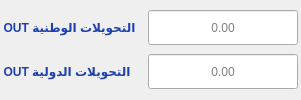
                 <widget class="QFrame" name="transoutFrame">
                  <property name="styleSheet">
                   <string notr="true">/* The Container Frame */
QFrame#transoutFrame {
    background-color: #f0f7ff;
    border: 2px solid #d1e3f8;
    border-radius: 15px; /* High radius for pill shape */
    padding: 7px;
}

/* The Value Label */
QLabel {
    color: #1e40af; /* Dark charcoal */
    font-weight: 500;
    qproperty-alignment: 'AlignCenter';
}</string>
                  </property>
                  <layout class="QVBoxLayout" name="transoutframe">
                   <property name="spacing">
                    <number>2</number>
                   </property>
                   <property name="leftMargin">
                    <number>3</number>
                   </property>
                   <property name="topMargin">
                    <number>3</number>
                   </property>
                   <property name="rightMargin">
                    <number>3</number>
                   </property>
                   <property name="bottomMargin">
                    <number>3</number>
                   </property>
                   <item>
                    <layout class="QHBoxLayout">
                     <item>
                      <widget class="QLabel" name="lbl_cpNatTransOut">
                       <property name="styleSheet">
                        <string notr="true"/>
                       </property>
                       <property name="text">
                        <string>التحويلات الوطنية OUT</string>
                       </property>
                       <property name="alignment">
                        <set>Qt::AlignCenter</set>
                       </property>
                      </widget>
                     </item>
                     <item>
                      <spacer>
                       <property name="orientation">
                        <enum>Qt::Horizontal</enum>
                       </property>
                       <property name="sizeHint" stdset="0">
                        <size>
                         <width>10</width>
                         <height>10</height>
                        </size>
                       </property>
                      </spacer>
                     </item>
                     <item>
                      <widget class="QLineEdit" name="le_cpNatTransOut">
                       <property name="minimumSize">
                        <size>
                         <width>150</width>
                         <height>35</height>
                        </size>
                       </property>
                       <property name="maximumSize">
                        <size>
                         <width>150</width>
                         <height>35</height>
                        </size>
                       </property>
                       <property name="alignment">
                        <set>Qt::AlignCenter</set>
                       </property>
                       <property name="placeholderText">
                        <string>0.00</string>
                       </property>
                      </widget>
                     </item>
                    </layout>
                   </item>
                   <item>
                    <layout class="QHBoxLayout" name="_2">
                     <item>
                      <widget class="QLabel" name="lbl_cpIntTransOut">
                       <property name="styleSheet">
                        <string notr="true">QLabel#lbl_cpTotal1 { color: #6B7280; font-size: 12px; font-weight: 500; }</string>
                       </property>
                       <property name="text">
                        <string>التحويلات الدولية OUT</string>
                       </property>
                       <property name="alignment">
                        <set>Qt::AlignCenter</set>
                       </property>
                      </widget>
                     </item>
                     <item>
                      <spacer>
                       <property name="orientation">
                        <enum>Qt::Horizontal</enum>
                       </property>
                       <property name="sizeHint" stdset="0">
                        <size>
                         <width>10</width>
                         <height>10</height>
                        </size>
                       </property>
                      </spacer>
                     </item>
                     <item>
                      <widget class="QLineEdit" name="le_cpIntTransOut">
                       <property name="minimumSize">
                        <size>
                         <width>150</width>
                         <height>35</height>
                        </size>
                       </property>
                       <property name="maximumSize">
                        <size>
                         <width>150</width>
                         <height>35</height>
                        </size>
                       </property>
                       <property name="alignment">
                        <set>Qt::AlignCenter</set>
                       </property>
                       <property name="placeholderText">
                        <string>0.00</string>
                       </property>
                      </widget>
                     </item>
                    </layout>
                   </item>
                  </layout>
                 </widget>
